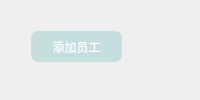
          <widget class="QWidget" name="page_10">
           <layout class="QGridLayout" name="gridLayout_7">
            <item row="0" column="0">
             <widget class="QWidget" name="widget_6" native="true">
              <widget class="QLabel" name="label_22">
               <property name="geometry">
                <rect>
                 <x>20</x>
                 <y>20</y>
                 <width>91</width>
                 <height>31</height>
                </rect>
               </property>
               <property name="styleSheet">
                <string notr="true">background: rgba(154, 207, 206,0.5);
color: rgb(255, 255, 255);
border:none;
border-radius:7px;
cursor:pointer;
border-image:none;
</string>
               </property>
               <property name="text">
                <string>添加员工</string>
               </property>
               <property name="alignment">
                <set>Qt::AlignCenter</set>
               </property>
              </widget>
              <widget class="QLabel" name="label_23">
               <property name="geometry">
                <rect>
                 <x>170</x>
                 <y>80</y>
                 <width>54</width>
                 <height>12</height>
                </rect>
               </property>
               <property name="styleSheet">
                <string notr="true">background: rgba(154, 207, 206,0);
color: rgb(255, 255, 255);
border:none;
border-radius:7px;
cursor:pointer;
border-image:none;
</string>
               </property>
               <property name="text">
                <string>姓名</string>
               </property>
              </widget>
              <widget class="QLabel" name="label_24">
               <property name="geometry">
                <rect>
                 <x>170</x>
                 <y>110</y>
                 <width>54</width>
                 <height>12</height>
                </rect>
               </property>
               <property name="styleSheet">
                <string notr="true">background: rgba(154, 207, 206,0);
color: rgb(255, 255, 255);
border:none;
border-radius:7px;
cursor:pointer;
border-image:none;
</string>
               </property>
               <property name="text">
                <string>密码</string>
               </property>
              </widget>
              <widget class="QLabel" name="label_25">
               <property name="geometry">
                <rect>
                 <x>170</x>
                 <y>140</y>
                 <width>54</width>
                 <height>12</height>
                </rect>
               </property>
               <property name="styleSheet">
                <string notr="true">background: rgba(154, 207, 206,0);
color: rgb(255, 255, 255);
border:none;
border-radius:7px;
cursor:pointer;
border-image:none;
</string>
               </property>
               <property name="text">
                <string>工号</string>
               </property>
              </widget>
              <widget class="QLabel" name="label_26">
               <property name="geometry">
                <rect>
                 <x>170</x>
                 <y>170</y>
                 <width>54</width>
                 <height>12</height>
                </rect>
               </property>
               <property name="styleSheet">
                <string notr="true">background: rgba(154, 207, 206,0);
color: rgb(255, 255, 255);
border:none;
border-radius:7px;
cursor:pointer;
border-image:none;
</string>
               </property>
               <property name="text">
                <string>电话</string>
               </property>
              </widget>
              <widget class="QLabel" name="label_27">
               <property name="geometry">
                <rect>
                 <x>170</x>
                 <y>200</y>
                 <width>54</width>
                 <height>12</height>
                </rect>
               </property>
               <property name="styleSheet">
                <string notr="true">background: rgba(154, 207, 206,0);
color: rgb(255, 255, 255);
border:none;
border-radius:7px;
cursor:pointer;
border-image:none;
</string>
               </property>
               <property name="text">
                <string>邮箱</string>
               </property>
              </widget>
              <widget class="QLabel" name="label_28">
               <property name="geometry">
                <rect>
                 <x>170</x>
                 <y>230</y>
                 <width>54</width>
                 <height>12</height>
                </rect>
               </property>
               <property name="styleSheet">
                <string notr="true">background: rgba(154, 207, 206,0);
color: rgb(255, 255, 255);
border:none;
border-radius:7px;
cursor:pointer;
border-image:none;
</string>
               </property>
               <property name="text">
                <string>角色</string>
               </property>
              </widget>
              <widget class="QLabel" name="label_29">
               <property name="geometry">
                <rect>
                 <x>170</x>
                 <y>260</y>
                 <width>54</width>
                 <height>12</height>
                </rect>
               </property>
               <property name="styleSheet">
                <string notr="true">background: rgba(154, 207, 206,0);
color: rgb(255, 255, 255);
border:none;
border-radius:7px;
cursor:pointer;
border-image:none;
</string>
               </property>
               <property name="text">
                <string>部门</string>
               </property>
              </widget>
              <widget class="QPushButton" name="pushButton_30">
               <property name="geometry">
                <rect>
                 <x>210</x>
                 <y>340</y>
                 <width>61</width>
                 <height>23</height>
                </rect>
               </property>
               <property name="styleSheet">
                <string notr="true">background: rgba(154, 207, 206,0.5);
color: rgb(255, 255, 255);
border:none;
border-radius:7px;
cursor:pointer;
border-image:none;
</string>
               </property>
               <property name="text">
                <string>添加</string>
               </property>
              </widget>
              <widget class="QPushButton" name="pushButton_31">
               <property name="geometry">
                <rect>
                 <x>350</x>
                 <y>340</y>
                 <width>75</width>
                 <height>23</height>
                </rect>
               </property>
               <property name="styleSheet">
                <string notr="true">background: rgba(154, 207, 206,0.5);
color: rgb(255, 255, 255);
border:none;
border-radius:7px;
cursor:pointer;
border-image:none;
</string>
               </property>
               <property name="text">
                <string>取消</string>
               </property>
              </widget>
              <widget class="QLineEdit" name="lineEdit_8">
               <property name="geometry">
                <rect>
                 <x>220</x>
                 <y>80</y>
                 <width>201</width>
                 <height>20</height>
                </rect>
               </property>
               <property name="styleSheet">
                <string notr="true">background: rgba(154, 207, 206,0.5);
color: rgb(255, 255, 255);
border:none;
border-radius:7px;
cursor:pointer;
border-image:none;
</string>
               </property>
              </widget>
              <widget class="QLineEdit" name="lineEdit_9">
               <property name="geometry">
                <rect>
                 <x>220</x>
                 <y>110</y>
                 <width>201</width>
                 <height>20</height>
                </rect>
               </property>
               <property name="styleSheet">
                <string notr="true">background: rgba(154, 207, 206,0.5);
color: rgb(255, 255, 255);
border:none;
border-radius:7px;
cursor:pointer;
border-image:none;
</string>
               </property>
              </widget>
              <widget class="QLineEdit" name="lineEdit_10">
               <property name="geometry">
                <rect>
                 <x>220</x>
                 <y>140</y>
                 <width>201</width>
                 <height>20</height>
                </rect>
               </property>
               <property name="styleSheet">
                <string notr="true">background: rgba(154, 207, 206,0.5);
color: rgb(255, 255, 255);
border:none;
border-radius:7px;
cursor:pointer;
border-image:none;
</string>
               </property>
              </widget>
              <widget class="QLineEdit" name="lineEdit_11">
               <property name="geometry">
                <rect>
                 <x>220</x>
                 <y>170</y>
                 <width>201</width>
                 <height>20</height>
                </rect>
               </property>
               <property name="styleSheet">
                <string notr="true">background: rgba(154, 207, 206,0.5);
color: rgb(255, 255, 255);
border:none;
border-radius:7px;
cursor:pointer;
border-image:none;
</string>
               </property>
              </widget>
              <widget class="QLineEdit" name="lineEdit_12">
               <property name="geometry">
                <rect>
                 <x>220</x>
                 <y>200</y>
                 <width>201</width>
                 <height>20</height>
                </rect>
               </property>
               <property name="styleSheet">
                <string notr="true">background: rgba(154, 207, 206,0.5);
color: rgb(255, 255, 255);
border:none;
border-radius:7px;
cursor:pointer;
border-image:none;
</string>
               </property>
              </widget>
              <widget class="QLineEdit" name="lineEdit_14">
               <property name="geometry">
                <rect>
                 <x>220</x>
                 <y>300</y>
                 <width>201</width>
                 <height>20</height>
                </rect>
               </property>
               <property name="styleSheet">
                <string notr="true">background: rgba(154, 207, 206,0.5);
color: rgb(255, 255, 255);
border:none;
border-radius:7px;
cursor:pointer;
border-image:none;
</string>
               </property>
              </widget>
              <widget class="QLabel" name="label_30">
               <property name="geometry">
                <rect>
                 <x>440</x>
                 <y>80</y>
                 <width>101</width>
                 <height>16</height>
                </rect>
               </property>
               <property name="styleSheet">
                <string notr="true">background: rgba(154, 207, 206,0.5);
color: rgb(255, 255, 255);
border:none;
border-radius:7px;
cursor:pointer;
border-image:none;
</string>
               </property>
               <property name="text">
                <string>公司唯一姓名</string>
               </property>
              </widget>
              <widget class="QLabel" name="label_31">
               <property name="geometry">
                <rect>
                 <x>440</x>
                 <y>140</y>
                 <width>101</width>
                 <height>16</height>
                </rect>
               </property>
               <property name="styleSheet">
                <string notr="true">background: rgba(154, 207, 206,0.5);
color: rgb(255, 255, 255);
border:none;
border-radius:7px;
cursor:pointer;
border-image:none;
</string>
               </property>
               <property name="text">
                <string>（可选）</string>
               </property>
              </widget>
              <widget class="QLabel" name="label_32">
               <property name="geometry">
                <rect>
                 <x>440</x>
                 <y>170</y>
                 <width>101</width>
                 <height>16</height>
                </rect>
               </property>
               <property name="styleSheet">
                <string notr="true">background: rgba(154, 207, 206,0.5);
color: rgb(255, 255, 255);
border:none;
border-radius:7px;
cursor:pointer;
border-image:none;
</string>
               </property>
               <property name="text">
                <string>（可选）</string>
               </property>
              </widget>
              <widget class="QLabel" name="label_33">
               <property name="geometry">
                <rect>
                 <x>440</x>
                 <y>200</y>
                 <width>101</width>
                 <height>16</height>
                </rect>
               </property>
               <property name="styleSheet">
                <string notr="true">background: rgba(154, 207, 206,0.5);
color: rgb(255, 255, 255);
border:none;
border-radius:7px;
cursor:pointer;
border-image:none;
</string>
               </property>
               <property name="text">
                <string>（员工可不填）</string>
               </property>
              </widget>
              <widget class="QComboBox" name="comboBox_6">
               <property name="geometry">
                <rect>
                 <x>220</x>
                 <y>230</y>
                 <width>201</width>
                 <height>21</height>
                </rect>
               </property>
               <property name="styleSheet">
                <string notr="true">background: rgba(154, 207, 206,0.5);
color: rgb(255, 255, 255);
border:none;
border-radius:7px;
cursor:pointer;
border-image:none;
</string>
               </property>
               <item>
                <property name="text">
                 <string>员工</string>
                </property>
               </item>
               <item>
                <property name="text">
                 <string>管理员</string>
                </property>
               </item>
               <item>
                <property name="text">
                 <string>经理</string>
                </property>
               </item>
              </widget>
              <widget class="QComboBox" name="comboBoxDep_2">
               <property name="geometry">
                <rect>
                 <x>220</x>
                 <y>260</y>
                 <width>201</width>
                 <height>22</height>
                </rect>
               </property>
               <property name="styleSheet">
                <string notr="true">background: rgba(154, 207, 206,0.5);
color: rgb(255, 255, 255);
border:none;
border-radius:7px;
cursor:pointer;
border-image:none;</string>
               </property>
              </widget>
             </widget>
            </item>
           </layout>
          </widget>
